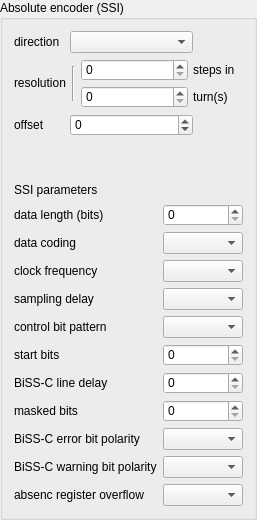
       <widget class="QGroupBox" name="groupBox_3">
        <property name="minimumSize">
         <size>
          <width>250</width>
          <height>150</height>
         </size>
        </property>
        <property name="title">
         <string>Absolute encoder (SSI)</string>
        </property>
        <layout class="QVBoxLayout" name="verticalLayout">
         <item>
          <layout class="QHBoxLayout">
           <item>
            <widget class="QLabel" name="label_17">
             <property name="sizePolicy">
              <sizepolicy hsizetype="Fixed" vsizetype="Expanding">
               <horstretch>0</horstretch>
               <verstretch>0</verstretch>
              </sizepolicy>
             </property>
             <property name="minimumSize">
              <size>
               <width>50</width>
               <height>16</height>
              </size>
             </property>
             <property name="maximumSize">
              <size>
               <width>16777215</width>
               <height>22</height>
              </size>
             </property>
             <property name="text">
              <string>direction</string>
             </property>
            </widget>
           </item>
           <item>
            <widget class="QComboBox" name="cfgABSSENSE">
             <property name="sizePolicy">
              <sizepolicy hsizetype="Expanding" vsizetype="Maximum">
               <horstretch>0</horstretch>
               <verstretch>0</verstretch>
              </sizepolicy>
             </property>
             <property name="minimumSize">
              <size>
               <width>70</width>
               <height>16</height>
              </size>
             </property>
             <property name="maximumSize">
              <size>
               <width>16777215</width>
               <height>22</height>
              </size>
             </property>
            </widget>
           </item>
           <item>
            <spacer>
             <property name="orientation">
              <enum>Qt::Horizontal</enum>
             </property>
             <property name="sizeType">
              <enum>QSizePolicy::Fixed</enum>
             </property>
             <property name="sizeHint" stdset="0">
              <size>
               <width>50</width>
               <height>16</height>
              </size>
             </property>
            </spacer>
           </item>
          </layout>
         </item>
         <item>
          <layout class="QHBoxLayout">
           <property name="spacing">
            <number>5</number>
           </property>
           <item>
            <widget class="QLabel" name="label_13">
             <property name="sizePolicy">
              <sizepolicy hsizetype="Fixed" vsizetype="Expanding">
               <horstretch>0</horstretch>
               <verstretch>0</verstretch>
              </sizepolicy>
             </property>
             <property name="minimumSize">
              <size>
               <width>45</width>
               <height>16</height>
              </size>
             </property>
             <property name="maximumSize">
              <size>
               <width>16777215</width>
               <height>22</height>
              </size>
             </property>
             <property name="text">
              <string>resolution</string>
             </property>
            </widget>
           </item>
           <item>
            <widget class="Line" name="line_3">
             <property name="sizePolicy">
              <sizepolicy hsizetype="Fixed" vsizetype="Fixed">
               <horstretch>0</horstretch>
               <verstretch>0</verstretch>
              </sizepolicy>
             </property>
             <property name="minimumSize">
              <size>
               <width>5</width>
               <height>35</height>
              </size>
             </property>
             <property name="orientation">
              <enum>Qt::Vertical</enum>
             </property>
            </widget>
           </item>
           <item>
            <layout class="QGridLayout">
             <property name="topMargin">
              <number>0</number>
             </property>
             <property name="bottomMargin">
              <number>0</number>
             </property>
             <property name="spacing">
              <number>5</number>
             </property>
             <item row="0" column="0">
              <widget class="QSpinBox" name="cfgABSNSTEP">
               <property name="sizePolicy">
                <sizepolicy hsizetype="Expanding" vsizetype="Maximum">
                 <horstretch>0</horstretch>
                 <verstretch>0</verstretch>
                </sizepolicy>
               </property>
               <property name="minimumSize">
                <size>
                 <width>65</width>
                 <height>22</height>
                </size>
               </property>
               <property name="maximumSize">
                <size>
                 <width>16777215</width>
                 <height>22</height>
                </size>
               </property>
               <property name="maximum">
                <number>999999999</number>
               </property>
              </widget>
             </item>
             <item row="0" column="1">
              <widget class="QLabel" name="label_14">
               <property name="sizePolicy">
                <sizepolicy hsizetype="Fixed" vsizetype="Maximum">
                 <horstretch>0</horstretch>
                 <verstretch>0</verstretch>
                </sizepolicy>
               </property>
               <property name="minimumSize">
                <size>
                 <width>50</width>
                 <height>16</height>
                </size>
               </property>
               <property name="maximumSize">
                <size>
                 <width>16777215</width>
                 <height>22</height>
                </size>
               </property>
               <property name="text">
                <string>steps in</string>
               </property>
              </widget>
             </item>
             <item row="1" column="0">
              <widget class="QSpinBox" name="cfgABSNTURN">
               <property name="sizePolicy">
                <sizepolicy hsizetype="Expanding" vsizetype="Maximum">
                 <horstretch>0</horstretch>
                 <verstretch>0</verstretch>
                </sizepolicy>
               </property>
               <property name="minimumSize">
                <size>
                 <width>65</width>
                 <height>22</height>
                </size>
               </property>
               <property name="maximumSize">
                <size>
                 <width>16777215</width>
                 <height>22</height>
                </size>
               </property>
               <property name="maximum">
                <number>999999999</number>
               </property>
              </widget>
             </item>
             <item row="1" column="1">
              <widget class="QLabel" name="label_15">
               <property name="sizePolicy">
                <sizepolicy hsizetype="Fixed" vsizetype="Maximum">
                 <horstretch>0</horstretch>
                 <verstretch>0</verstretch>
                </sizepolicy>
               </property>
               <property name="minimumSize">
                <size>
                 <width>50</width>
                 <height>16</height>
                </size>
               </property>
               <property name="maximumSize">
                <size>
                 <width>16777215</width>
                 <height>22</height>
                </size>
               </property>
               <property name="text">
                <string>turn(s)</string>
               </property>
              </widget>
             </item>
            </layout>
           </item>
          </layout>
         </item>
         <item>
          <layout class="QHBoxLayout">
           <item>
            <widget class="QLabel" name="label_23">
             <property name="sizePolicy">
              <sizepolicy hsizetype="Fixed" vsizetype="Expanding">
               <horstretch>0</horstretch>
               <verstretch>0</verstretch>
              </sizepolicy>
             </property>
             <property name="minimumSize">
              <size>
               <width>50</width>
               <height>16</height>
              </size>
             </property>
             <property name="text">
              <string>offset</string>
             </property>
            </widget>
           </item>
           <item>
            <widget class="QDoubleSpinBox" name="cfgABSOFFSET">
             <property name="sizePolicy">
              <sizepolicy hsizetype="Expanding" vsizetype="Maximum">
               <horstretch>0</horstretch>
               <verstretch>0</verstretch>
              </sizepolicy>
             </property>
             <property name="minimumSize">
              <size>
               <width>70</width>
               <height>16</height>
              </size>
             </property>
             <property name="maximumSize">
              <size>
               <width>16777215</width>
               <height>22</height>
              </size>
             </property>
             <property name="decimals">
              <number>0</number>
             </property>
             <property name="minimum">
              <double>-9223372036854775808.000000000000000</double>
             </property>
             <property name="maximum">
              <double>9223372036854775808.000000000000000</double>
             </property>
             <property name="stepType">
              <enum>QAbstractSpinBox::AdaptiveDecimalStepType</enum>
             </property>
            </widget>
           </item>
           <item>
            <spacer>
             <property name="orientation">
              <enum>Qt::Horizontal</enum>
             </property>
             <property name="sizeType">
              <enum>QSizePolicy::Fixed</enum>
             </property>
             <property name="sizeHint" stdset="0">
              <size>
               <width>50</width>
               <height>16</height>
              </size>
             </property>
            </spacer>
           </item>
          </layout>
         </item>
         <item>
          <spacer name="verticalSpacer_3">
           <property name="orientation">
            <enum>Qt::Vertical</enum>
           </property>
           <property name="sizeHint" stdset="0">
            <size>
             <width>20</width>
             <height>40</height>
            </size>
           </property>
          </spacer>
         </item>
         <item>
          <widget class="QLabel" name="label_22">
           <property name="sizePolicy">
            <sizepolicy hsizetype="Fixed" vsizetype="Expanding">
             <horstretch>0</horstretch>
             <verstretch>0</verstretch>
            </sizepolicy>
           </property>
           <property name="minimumSize">
            <size>
             <width>80</width>
             <height>16</height>
            </size>
           </property>
           <property name="text">
            <string>SSI parameters</string>
           </property>
          </widget>
         </item>
         <item>
          <layout class="QGridLayout" name="gridLayout_2">
           <item row="0" column="0">
            <widget class="QLabel" name="label_21">
             <property name="sizePolicy">
              <sizepolicy hsizetype="Fixed" vsizetype="Expanding">
               <horstretch>0</horstretch>
               <verstretch>0</verstretch>
              </sizepolicy>
             </property>
             <property name="minimumSize">
              <size>
               <width>90</width>
               <height>16</height>
              </size>
             </property>
             <property name="text">
              <string>data length (bits)</string>
             </property>
            </widget>
           </item>
           <item row="0" column="1">
            <widget class="QSpinBox" name="cfgSSIDBITS">
             <property name="sizePolicy">
              <sizepolicy hsizetype="Expanding" vsizetype="Maximum">
               <horstretch>0</horstretch>
               <verstretch>0</verstretch>
              </sizepolicy>
             </property>
             <property name="minimumSize">
              <size>
               <width>50</width>
               <height>16</height>
              </size>
             </property>
             <property name="maximumSize">
              <size>
               <width>16777215</width>
               <height>22</height>
              </size>
             </property>
             <property name="maximum">
              <number>999999999</number>
             </property>
            </widget>
           </item>
           <item row="1" column="0">
            <widget class="QLabel" name="label_16">
             <property name="sizePolicy">
              <sizepolicy hsizetype="Fixed" vsizetype="Expanding">
               <horstretch>0</horstretch>
               <verstretch>0</verstretch>
              </sizepolicy>
             </property>
             <property name="minimumSize">
              <size>
               <width>90</width>
               <height>16</height>
              </size>
             </property>
             <property name="maximumSize">
              <size>
               <width>16777215</width>
               <height>22</height>
              </size>
             </property>
             <property name="text">
              <string>data coding</string>
             </property>
            </widget>
           </item>
           <item row="1" column="1">
            <widget class="QComboBox" name="cfgSSICODE">
             <property name="sizePolicy">
              <sizepolicy hsizetype="Expanding" vsizetype="Maximum">
               <horstretch>0</horstretch>
               <verstretch>0</verstretch>
              </sizepolicy>
             </property>
             <property name="minimumSize">
              <size>
               <width>80</width>
               <height>16</height>
              </size>
             </property>
             <property name="maximumSize">
              <size>
               <width>16777215</width>
               <height>22</height>
              </size>
             </property>
            </widget>
           </item>
           <item row="2" column="0">
            <widget class="QLabel" name="label_18">
             <property name="sizePolicy">
              <sizepolicy hsizetype="Fixed" vsizetype="Expanding">
               <horstretch>0</horstretch>
               <verstretch>0</verstretch>
              </sizepolicy>
             </property>
             <property name="minimumSize">
              <size>
               <width>90</width>
               <height>16</height>
              </size>
             </property>
             <property name="maximumSize">
              <size>
               <width>16777215</width>
               <height>22</height>
              </size>
             </property>
             <property name="text">
              <string>clock frequency</string>
             </property>
            </widget>
           </item>
           <item row="2" column="1">
            <widget class="QComboBox" name="cfgSSICLOCK">
             <property name="sizePolicy">
              <sizepolicy hsizetype="Expanding" vsizetype="Maximum">
               <horstretch>0</horstretch>
               <verstretch>0</verstretch>
              </sizepolicy>
             </property>
             <property name="minimumSize">
              <size>
               <width>60</width>
               <height>16</height>
              </size>
             </property>
             <property name="maximumSize">
              <size>
               <width>16777215</width>
               <height>22</height>
              </size>
             </property>
            </widget>
           </item>
           <item row="3" column="0">
            <widget class="QLabel" name="label_19">
             <property name="sizePolicy">
              <sizepolicy hsizetype="Fixed" vsizetype="Expanding">
               <horstretch>0</horstretch>
               <verstretch>0</verstretch>
              </sizepolicy>
             </property>
             <property name="minimumSize">
              <size>
               <width>90</width>
               <height>16</height>
              </size>
             </property>
             <property name="maximumSize">
              <size>
               <width>16777215</width>
               <height>22</height>
              </size>
             </property>
             <property name="text">
              <string>sampling delay</string>
             </property>
            </widget>
           </item>
           <item row="3" column="1">
            <widget class="QComboBox" name="cfgSSIDELAY">
             <property name="sizePolicy">
              <sizepolicy hsizetype="Expanding" vsizetype="Maximum">
               <horstretch>0</horstretch>
               <verstretch>0</verstretch>
              </sizepolicy>
             </property>
             <property name="minimumSize">
              <size>
               <width>60</width>
               <height>16</height>
              </size>
             </property>
             <property name="maximumSize">
              <size>
               <width>16777215</width>
               <height>22</height>
              </size>
             </property>
            </widget>
           </item>
           <item row="4" column="0">
            <widget class="QLabel" name="label_20">
             <property name="sizePolicy">
              <sizepolicy hsizetype="Fixed" vsizetype="Expanding">
               <horstretch>0</horstretch>
               <verstretch>0</verstretch>
              </sizepolicy>
             </property>
             <property name="minimumSize">
              <size>
               <width>110</width>
               <height>16</height>
              </size>
             </property>
             <property name="maximumSize">
              <size>
               <width>16777215</width>
               <height>22</height>
              </size>
             </property>
             <property name="text">
              <string>control bit pattern</string>
             </property>
            </widget>
           </item>
           <item row="4" column="1">
            <widget class="QComboBox" name="cfgSSISTATUS">
             <property name="sizePolicy">
              <sizepolicy hsizetype="Expanding" vsizetype="Maximum">
               <horstretch>0</horstretch>
               <verstretch>0</verstretch>
              </sizepolicy>
             </property>
             <property name="minimumSize">
              <size>
               <width>60</width>
               <height>16</height>
              </size>
             </property>
             <property name="maximumSize">
              <size>
               <width>16777215</width>
               <height>22</height>
              </size>
             </property>
            </widget>
           </item>
           <item row="5" column="0">
            <widget class="QLabel" name="label_24">
             <property name="sizePolicy">
              <sizepolicy hsizetype="Fixed" vsizetype="Expanding">
               <horstretch>0</horstretch>
               <verstretch>0</verstretch>
              </sizepolicy>
             </property>
             <property name="minimumSize">
              <size>
               <width>110</width>
               <height>16</height>
              </size>
             </property>
             <property name="maximumSize">
              <size>
               <width>16777215</width>
               <height>22</height>
              </size>
             </property>
             <property name="text">
              <string>start bits</string>
             </property>
            </widget>
           </item>
           <item row="5" column="1">
            <widget class="QSpinBox" name="cfgSSISTRTB">
             <property name="sizePolicy">
              <sizepolicy hsizetype="Expanding" vsizetype="Maximum">
               <horstretch>0</horstretch>
               <verstretch>0</verstretch>
              </sizepolicy>
             </property>
             <property name="minimumSize">
              <size>
               <width>50</width>
               <height>16</height>
              </size>
             </property>
             <property name="maximumSize">
              <size>
               <width>16777215</width>
               <height>22</height>
              </size>
             </property>
             <property name="maximum">
              <number>999999999</number>
             </property>
            </widget>
           </item>
           <item row="6" column="0">
            <widget class="QLabel" name="label_31">
             <property name="sizePolicy">
              <sizepolicy hsizetype="Fixed" vsizetype="Expanding">
               <horstretch>0</horstretch>
               <verstretch>0</verstretch>
              </sizepolicy>
             </property>
             <property name="minimumSize">
              <size>
               <width>110</width>
               <height>16</height>
              </size>
             </property>
             <property name="maximumSize">
              <size>
               <width>16777215</width>
               <height>22</height>
              </size>
             </property>
             <property name="text">
              <string>BiSS-C line delay</string>
             </property>
            </widget>
           </item>
           <item row="6" column="1">
            <widget class="QSpinBox" name="cfgSSILDC">
             <property name="sizePolicy">
              <sizepolicy hsizetype="Expanding" vsizetype="Maximum">
               <horstretch>0</horstretch>
               <verstretch>0</verstretch>
              </sizepolicy>
             </property>
             <property name="minimumSize">
              <size>
               <width>50</width>
               <height>16</height>
              </size>
             </property>
             <property name="maximumSize">
              <size>
               <width>16777215</width>
               <height>22</height>
              </size>
             </property>
             <property name="maximum">
              <number>999999999</number>
             </property>
            </widget>
           </item>
           <item row="7" column="0">
            <widget class="QLabel" name="label_32">
             <property name="sizePolicy">
              <sizepolicy hsizetype="Fixed" vsizetype="Expanding">
               <horstretch>0</horstretch>
               <verstretch>0</verstretch>
              </sizepolicy>
             </property>
             <property name="minimumSize">
              <size>
               <width>110</width>
               <height>16</height>
              </size>
             </property>
             <property name="maximumSize">
              <size>
               <width>16777215</width>
               <height>22</height>
              </size>
             </property>
             <property name="text">
              <string>masked bits</string>
             </property>
            </widget>
           </item>
           <item row="7" column="1">
            <widget class="QSpinBox" name="cfgSSIMSKNB">
             <property name="sizePolicy">
              <sizepolicy hsizetype="Expanding" vsizetype="Maximum">
               <horstretch>0</horstretch>
               <verstretch>0</verstretch>
              </sizepolicy>
             </property>
             <property name="minimumSize">
              <size>
               <width>50</width>
               <height>16</height>
              </size>
             </property>
             <property name="maximumSize">
              <size>
               <width>16777215</width>
               <height>22</height>
              </size>
             </property>
             <property name="maximum">
              <number>999999999</number>
             </property>
            </widget>
           </item>
           <item row="8" column="0">
            <widget class="QLabel" name="label_33">
             <property name="sizePolicy">
              <sizepolicy hsizetype="Fixed" vsizetype="Expanding">
               <horstretch>0</horstretch>
               <verstretch>0</verstretch>
              </sizepolicy>
             </property>
             <property name="minimumSize">
              <size>
               <width>110</width>
               <height>16</height>
              </size>
             </property>
             <property name="maximumSize">
              <size>
               <width>16777215</width>
               <height>22</height>
              </size>
             </property>
             <property name="text">
              <string>BiSS-C error bit polarity</string>
             </property>
            </widget>
           </item>
           <item row="8" column="1">
            <widget class="QComboBox" name="cfgSSIEEPOL">
             <property name="sizePolicy">
              <sizepolicy hsizetype="Expanding" vsizetype="Maximum">
               <horstretch>0</horstretch>
               <verstretch>0</verstretch>
              </sizepolicy>
             </property>
             <property name="minimumSize">
              <size>
               <width>60</width>
               <height>16</height>
              </size>
             </property>
             <property name="maximumSize">
              <size>
               <width>16777215</width>
               <height>22</height>
              </size>
             </property>
            </widget>
           </item>
           <item row="9" column="0">
            <widget class="QLabel" name="label_34">
             <property name="sizePolicy">
              <sizepolicy hsizetype="Fixed" vsizetype="Expanding">
               <horstretch>0</horstretch>
               <verstretch>0</verstretch>
              </sizepolicy>
             </property>
             <property name="minimumSize">
              <size>
               <width>110</width>
               <height>16</height>
              </size>
             </property>
             <property name="maximumSize">
              <size>
               <width>16777215</width>
               <height>22</height>
              </size>
             </property>
             <property name="text">
              <string>BiSS-C warning bit polarity</string>
             </property>
            </widget>
           </item>
           <item row="9" column="1">
            <widget class="QComboBox" name="cfgSSIEWPOL">
             <property name="sizePolicy">
              <sizepolicy hsizetype="Expanding" vsizetype="Maximum">
               <horstretch>0</horstretch>
               <verstretch>0</verstretch>
              </sizepolicy>
             </property>
             <property name="minimumSize">
              <size>
               <width>60</width>
               <height>16</height>
              </size>
             </property>
             <property name="maximumSize">
              <size>
               <width>16777215</width>
               <height>22</height>
              </size>
             </property>
            </widget>
           </item>
           <item row="10" column="0">
            <widget class="QLabel" name="label_35">
             <property name="sizePolicy">
              <sizepolicy hsizetype="Fixed" vsizetype="Expanding">
               <horstretch>0</horstretch>
               <verstretch>0</verstretch>
              </sizepolicy>
             </property>
             <property name="minimumSize">
              <size>
               <width>110</width>
               <height>16</height>
              </size>
             </property>
             <property name="maximumSize">
              <size>
               <width>16777215</width>
               <height>22</height>
              </size>
             </property>
             <property name="text">
              <string>absenc register overflow</string>
             </property>
            </widget>
           </item>
           <item row="10" column="1">
            <widget class="QComboBox" name="cfgSSIOVF">
             <property name="sizePolicy">
              <sizepolicy hsizetype="Expanding" vsizetype="Maximum">
               <horstretch>0</horstretch>
               <verstretch>0</verstretch>
              </sizepolicy>
             </property>
             <property name="minimumSize">
              <size>
               <width>60</width>
               <height>16</height>
              </size>
             </property>
             <property name="maximumSize">
              <size>
               <width>16777215</width>
               <height>22</height>
              </size>
             </property>
            </widget>
           </item>
          </layout>
         </item>
        </layout>
       </widget>
